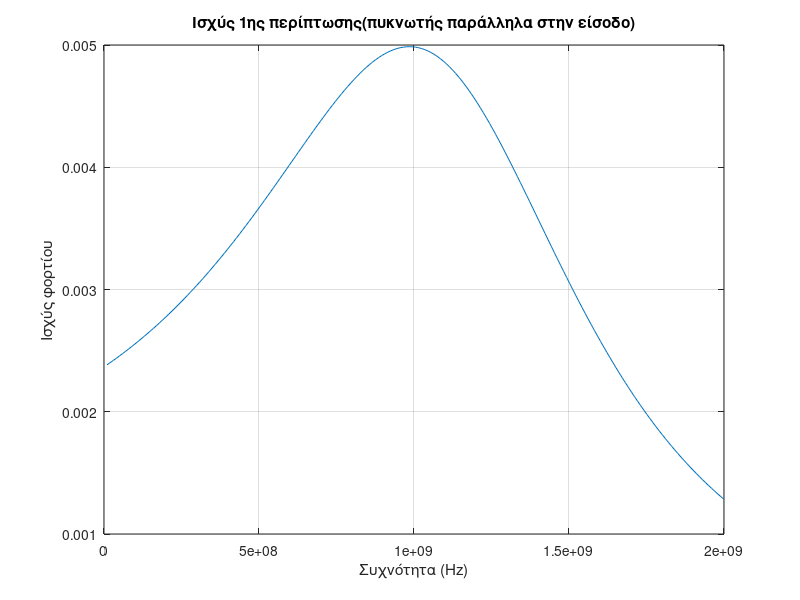
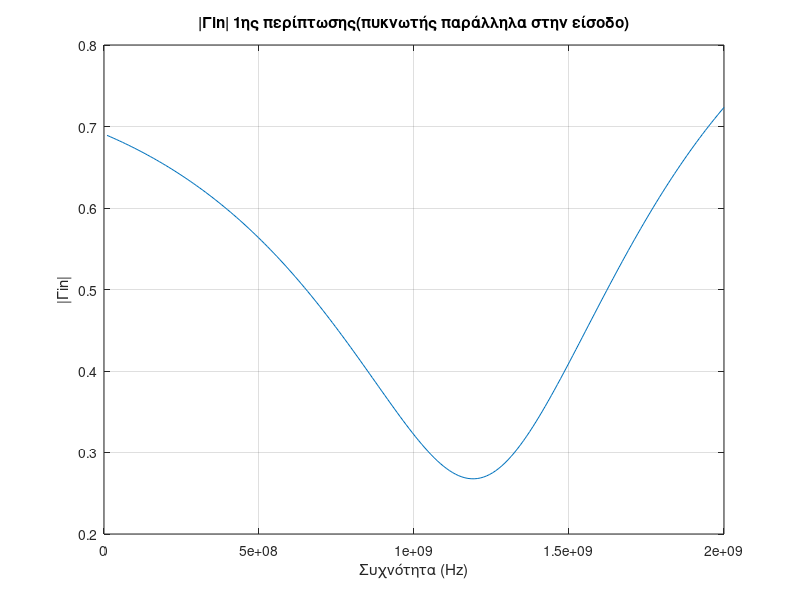
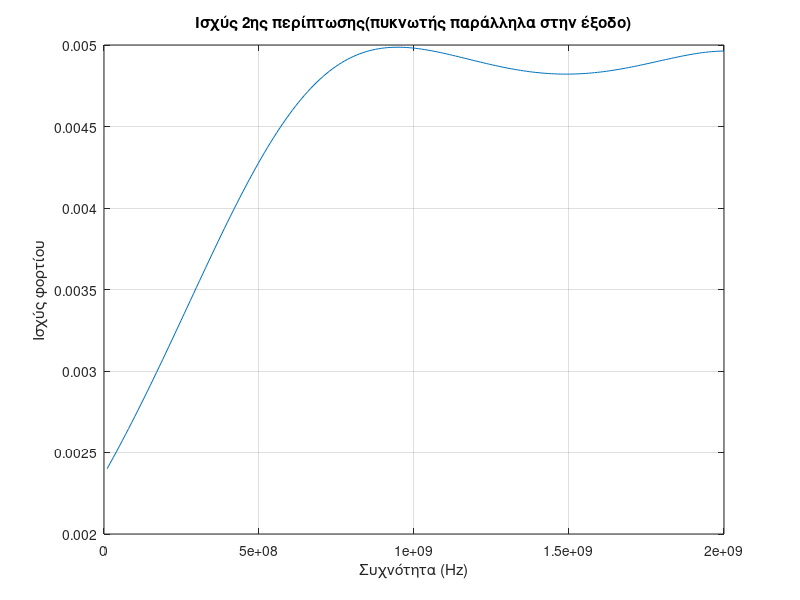
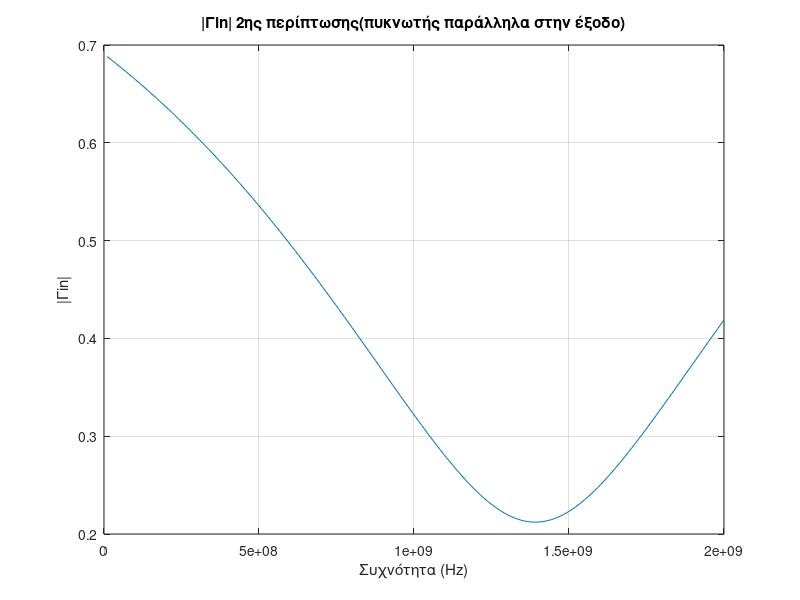

The MATLAB source for these figures, in order:
%% 1.3 (c) Karatis Dimitrios 10775

% Δεδομένα
f0 = 1e9; % Κεντρική συχνότητα σε Hz
c = 3e8; % Ταχύτητα φωτός σε m/s
lambda0 = c / f0; % Μήκος κύματος στη συχνότητα f0
N = 201; % Αριθμός τιμών συχνότητας
Z0 = 50; % Χαρακτηριστική αντίσταση γραμμών σε Ω
ZL = 10 + 1i*15; % Τιμή φορτίου σε Ω
Zg = 50 - 1i*40; % Αντίσταση γεννήτριας
Vg = 1; % Τάση γεννήτριας σε V rms
c1 = 3.44e-12; % Τιμή πυκνωτή 1ης περίπτωσης(παράλληλα στην είσοδο)
c2 = 5.28e-12; % Τιμή πυκνωτή 2ης περίπτωσης(παράλληλα στην έξοδο)
c3 = 2.45e-12; % Τιμή πυκνωτή 3ης περίπτωσης(σε σειρά στην είσοδο)

% Συχνότητες
f = 0:(2*f0/N):(2*f0); % Διάνυσμα συχνοτήτων

% Μήκη γραμμών μεταφοράς για τις 3 περιπτώσεις
lambda1 = 0.035; % Μήκος γραμμής 1ης περίπτωσης(πυκνωτής παράλληλα στην είσοδο)
lambda2 = 0.100; % Μήκος γραμμής 2ης περίπτωσης(πυκνωτής παράλληλα στην έξοδο)
lambda3 = 0.141; % Μήκος γραμμής 3ης περίπτωσης(πυκνωτής σε σειρά στην είσοδο)

% Αντιστάσεις πυκνωτών για τις 3 περιπτώσεις
Zx1 = -1j * 1 ./ (2 * pi * f * c1); % Αντίσταση πυκνωτή 1ης περίπτωσης(πυκνωτής παράλληλα στην είσοδο)
Zx2 = -1j * 1 ./ (2 * pi * f * c2); % Αντίσταση πυκνωτή 2ης περίπτωσης(πυκνωτής παράλληλα στην έξοδο)
Zx3 = -1j * 1 ./ (2 * pi * f * c3); % Αντίσταση πυκνωτή 3ης περίπτωσης(πυκνωτής σε σειρά στην είσοδο)

% Σταθερές διάδοσης β
beta_l1 = (2*pi*f/f0)*lambda1;
beta_l2 = (2*pi*f/f0)*lambda2;
beta_l3 = (2*pi*f/f0)*lambda3;


%%%%%%%%%%%%%%%%% 1st case %%%%%%%%%%%%%%%%%%%%%%%
% Για 1η περίπτωση(πυκνωτής παράλληλα στην είσοδο)
Zin1 = Z0 * (ZL + 1i*Z0*tan(beta_l1)) ./ (Z0 + 1i*ZL*tan(beta_l1)); % Αντίσταση εισόδου γραμμής 1ης περίπτωσης(πυκνωτής παράλληλα στην είσοδο)

Z1in = (Zin1 .* Zx1) ./ (Zin1 + Zx1);

% Ρεύμα στο Z1in ή αλλιώς συνολικό ρεύμα
I1 = Vg ./ (Zg + Z1in);
I1_norm = abs(I1);

% Ισχύς φορτίου 1ης περίπτωσης(πυκνωτής παράλληλα στην είσοδο)
P1 = real(Z1in) .* I1_norm.^2;

% Συντελεστής ανάκλασης γραμμής στην είσοδο
Gamma1 = (Z1in - Z0) ./ (Z1in + Z0);
Gamma1_norm = abs(Gamma1);
%%%%%%%%%%%%%%%%%%%%%%%%%%%%%%%%%%%%%%%%%%%%%%%%%



%%%%%%%%%%%%%%%%% 2nd case %%%%%%%%%%%%%%%%%%%%%%
% Για 2η περίπτωση(πυκνωτής παράλληλα στην έξοδο)
ZL_C = (ZL .* Zx2)./ (ZL + Zx2);

Z2in = Z0 * (ZL_C + 1i*Z0*tan(beta_l2)) ./ (Z0 + 1i*ZL_C.*tan(beta_l2)); % Αντίσταση εισόδου γραμμής 2ης περίπτωσης(πυκνωτής παράλληλα στην έξοδο)

% Ρεύμα στο Z2in ή αλλιώς συνολικό ρεύμα (θεωρούμε γραμμή χωρίς απώλειες)
I2 = Vg ./ (Zg + Z2in);
I2_norm = abs(I2);

% Ισχύς φορτίου 2ης περίπτωσης(πυκνωτής παράλληλα στην έξοδο)
P2 = real(Z2in) .* I2_norm.^2; % Ισχύς για την περίπτωση 2(πυκνωτής παράλληλα στην έξοδο)

% Συντελεστής ανάκλασης στην είσοδο
Gamma2 = (Z2in - Z0) ./ (Z2in + Z0);
Gamma2_norm = abs(Gamma2);
%%%%%%%%%%%%%%%%%%%%%%%%%%%%%%%%%%%%%%%%%%%%%%%%%




%%%%%%%%%%%%%%%%% 3rd case %%%%%%%%%%%%%%%%%%%%%%
% Για 3η περίπτωση(πυκνωτής σε σειρά στην είσοδο)
Zin3 = Z0 * (ZL + 1i*Z0*tan(beta_l3)) ./ (Z0 + 1i*ZL*tan(beta_l3)); % Αντίσταση εισόδου γραμμής 3ης περίπτωσης(πυκνωτής σε σειρά στην είσοδο)

Z3in = Zin3 + Zx3;

% Ρεύμα στο Z3in ή αλλιώς συνολικό ρεύμα
I3 = Vg ./ (Zg + Z3in);
I3_norm = abs(I3);

% Ισχύς φορτίου 3ης περίπτωσης(πυκνωτής σε σειρά στην είσοδο)
P3 = real(Z3in) .* I3_norm.^2;

% Συντελεστής ανάκλασης στην είσοδο
Gamma3 = (Z3in - Z0) ./ (Z3in + Z0);
Gamma3_norm = abs(Gamma3);
%%%%%%%%%%%%%%%%%%%%%%%%%%%%%%%%%%%%%%%%%%%%%%%%%

% Εμφάνιση του γραφήματος P1-f
figure;
plot(f, P1);
xlabel('Συχνότητα (Hz)');
ylabel('Ισχύς φορτίου');
title('Ισχύς 1ης περίπτωσης(πυκνωτής παράλληλα στην είσοδο)');
grid on;

% Εμφάνιση του γραφήματος |Γin1|-f
figure;
plot(f, Gamma1_norm);
xlabel('Συχνότητα (Hz)');
ylabel('|Γin|');
title('|Γin| 1ης περίπτωσης(πυκνωτής παράλληλα στην είσοδο)');
grid on;

% Εμφάνιση του γραφήματος P2-f
figure;
plot(f, P2);
xlabel('Συχνότητα (Hz)');
ylabel('Ισχύς φορτίου');
title('Ισχύς 2ης περίπτωσης(πυκνωτής παράλληλα στην έξοδο)');
grid on;

% Εμφάνιση του γραφήματος |Γin2|-f
figure;
plot(f, Gamma2_norm);
xlabel('Συχνότητα (Hz)');
ylabel('|Γin|');
title('|Γin| 2ης περίπτωσης(πυκνωτής παράλληλα στην έξοδο)');
grid on;

% Εμφάνιση του γραφήματος P3-f
figure;
plot(f, P3);
xlabel('Συχνότητα (Hz)');
ylabel('Ισχύς φορτίου');
title('Ισχύς 3ης περίπτωσης(πυκνωτής σε σειρά στην είσοδο)');
grid on;

% Εμφάνιση του γραφήματος |Γin3|-f
figure;
plot(f, Gamma3_norm);
xlabel('Συχνότητα (Hz)');
ylabel('|Γin|');
title('|Γin| 3ης περίπτωσης(πυκνωτής σε σειρά στην είσοδο)');
grid on;